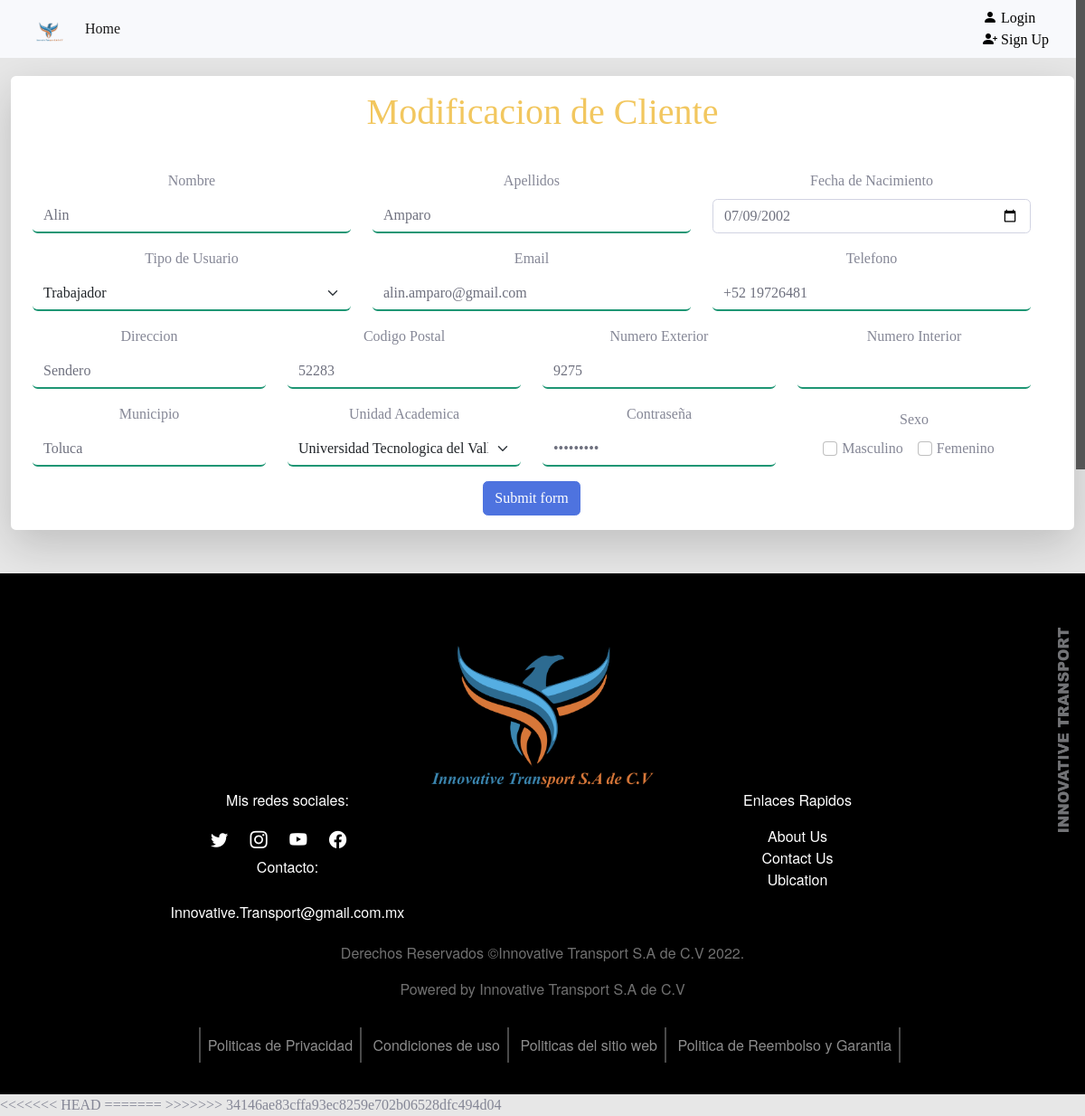
/admin/operaciones/modificar_cliente.php?operacion=15, run on the app's committed database.
### tables this page shows
CREATE TABLE `cliente` (
  `idCliente` int(11) NOT NULL,
  `nombre` varchar(50) DEFAULT NULL,
  `apellidos` varchar(50) DEFAULT NULL,
  `fechaNac` date DEFAULT NULL,
  `idTUsuario` int(11) DEFAULT NULL,
  `email` varchar(255) DEFAULT NULL,
  `telefono` varchar(14) DEFAULT NULL,
  `calle` varchar(100) DEFAULT NULL,
  `numExt` int(11) DEFAULT NULL,
  `numInt` int(11) DEFAULT NULL,
  `municipio` varchar(100) DEFAULT NULL,
  `codigoPostal` int(11) DEFAULT NULL,
  `idServicio` int(11) NOT NULL,
  `idEscuela` int(11) DEFAULT NULL,
  `Status` int(11) NOT NULL,
  `Sexo` char(12) NOT NULL,
  `password` varchar(100) NOT NULL,
  `dateCreacion` datetime DEFAULT NULL,
  `dateModificacion` datetime DEFAULT NULL,
  `dateEliminacion` datetime DEFAULT NULL,
  `img` varchar(255) DEFAULT NULL
);

### admin/operaciones/modificar_cliente.php (the view, shortened to what this page needs)
<?php
require_once './../../includes/header.php';
require '../../config/ConexionDB.php';
$querycliente = 'SELECT * FROM cliente WHERE idCliente =' . $_REQUEST['operacion'];
$cliente = mysqli_query($conexion, $querycliente);
$row_cliente = mysqli_fetch_assoc($cliente);
$queryTUsuario = "SELECT * FROM tipousuario ";
$TUsuario = mysqli_query($conexion, $queryTUsuario);
$queryEscuela = "SELECT * FROM escuelas";
$Escuelas = mysqli_query($conexion, $queryEscuela);
?>
<section class="modificar-boleto">
    <div class="container">
        <div class="row shadow-lg p-3 mb-5 bg-body rounded">
            <h1>Modificacion de Cliente</h1>
            <form class="row g-3 needs-validation" id="modificar-cliente" novalidate>
                <div class="col-md-4">
                    <label for="exampleInputEmail1" class="form-label">Nombre</label>
                    <input type="text" class="form-control" id="exampleInputPassword1" value="<?php echo $row_cliente['nombre']; ?>" name="nombre">
                </div>
                <div class="col-md-4">
                    <label for="exampleInputEmail1" class="form-label">Apellidos</label>
                    <input type="text" class="form-control" id="exampleInputPassword1" value="<?php echo $row_cliente['apellidos']; ?>" name="apellidos">
                </div>
                <div class="col-md-4">
                    <label for="exampleInputPassword1" class="form-label">Fecha de Nacimiento</label>
                    <input type="date" class="form-control" id="exampleInputPassword1" name="fechaNac" value="<?php echo $row_cliente['fechaNac'] ?>">
                </div>
                <div class="col-md-4">
                    <label for="exampleInputPassword1" class="form-label">Tipo de Usuario</label>
                    <select name="TUsuario"  class="form-select" aria-label="Default select example">
                        <?php while ($row_TUsuario = mysqli_fetch_assoc($TUsuario)) { ?>
                            <option value="<?php echo $row_TUsuario['idTUsuario'] ?>"><?php echo $row_TUsuario['nombreUsuario'] ?></option>
                        <?php } ?>
                    </select>
                </div>
                <div class="col-md-4">
                    <label for="exampleInputPassword1" class="form-label">Email</label>
                    <input type="text" class="form-control" id="exampleInputPassword1" name="email" value="<?php echo $row_cliente['email'] ?>">
                </div>
                <div class="col-md-4">
                    <label for="validationCustom04" class="form-label">Telefono</label>
                    <input type="text" class="form-control" id="exampleInputPassword1" name="phone" value="<?php echo $row_cliente['telefono'] ?>">
                </div>
                <div class="col-md-3">
                    <label for="validationCustom04" class="form-label">Direccion</label>
                    <input type="text" class="form-control" id="exampleInputPassword1" name="direccion" value="<?php echo $row_cliente['calle'] ?>">
                </div>
                <div class="col-md-3">
                    <label for="exampleInputPassword1" class="form-label">Codigo Postal</label>
                    <input name="cp" type="text" class="form-control" id="exampleInputPassword1" value="<?php echo $row_cliente['codigoPostal'] ?>">
                </div>
                <div class="col-md-3">
                    <label for="exampleInputPassword1" class="form-label">Numero Exterior</label>
                    <input name="numExt" type="text" class="form-control" id="exampleInputPassword1" value="<?php echo $row_cliente['numExt'] ?>">
                </div>
                <div class="col-md-3">
                    <label for="exampleInputPassword1" class="form-label">Numero Interior</label>
                    <input name="numInt" type="text" class="form-control" id="exampleInputPassword1" value="<?php echo $row_cliente['numInt'] ?>">
                </div>
                <div class="col-md-3">
                    <label for="exampleInputPassword1" class="form-label">Municipio</label>
                    <input name="municipio" type="text" class="form-control" id="exampleInputPassword1" value="<?php echo $row_cliente['municipio'] ?>">
                </div>
                <div class="col-md-3">
                    <label for="exampleInputPassword1" class="form-label">Unidad Academica</label>
                    <?php
                    if ($row_cliente['idEscuela'] == '' || $row_cliente['idEscuela'] == 0) { ?>
                        <input name="escuela" type="text" class="form-control" id="exampleInputPassword1" value="No perteneces a una escuela">
                    <?php } else {
                    ?>
                        <select name="escuela"  class="form-select" aria-label="Default select example">
                            <?php while ($row_Escuelas = mysqli_fetch_assoc($Escuelas)) { ?>
                                <option value="<?php echo $row_Escuelas['idEscuela'] ?>"><?php echo $row_Escuelas['Nombre'] ?></option>
                            <?php } ?>
                        </select>
                    <?php } ?>
                </div>
                <div class="col-md-3">
                    <label for="exampleInputPassword1" class="form-label">Contraseña</label>
                    <input name="password" type="password" class="form-control" id="exampleInputPassword1" value="<?php echo $row_cliente['password'] ?>">
                </div>
                <div class="col-md-3" style="display: flex; flex-wrap: wrap; flex-direction: column; align-items: stretch; justify-content: center; align-content: center;">
                    <label for="exampleInputPassword1" class="form-label">Sexo</label>
                    <div class="checkbox">
                        <div class="form-check form-check-inline">
                            <input class="form-check-input" type="checkbox" id="inlineCheckbox1" name="sexo" value="M">
                            <label class="form-check-label" for="inlineCheckbox1">Masculino</label>
                        </div>
                        <div class="form-check form-check-inline">
                            <input class="form-check-input" type="checkbox" id="inlineCheckbox2" name="sexo" value="F">
                            <label class="form-check-label" for="inlineCheckbox2">Femenino</label>
                        </div>
                    </div>
                </div>
                <div class="col-12">
                    <button class="btn btn-primary" type="submit">Submit form</button>
                </div>
            </form>
        </div>
    </div>
</section>
<?php include_once './../../includes/footer.php';

### assets/css/style.css (style rules this page uses)
:root { --color-default: #F2C75F; }
body { width: 100%; height: 100%; font-family: 'Times New Roman', Times, serif !important; font-weight: 300; color: #666; background-color: #e7e7e7; font-size: 16px; line-height: 1.6em; }
html { width: 100%; height: 100%; }
h1 { font-size: 38px; }
h1, h2, h3, h4, h5, h6 { margin: 0 0 30px; font-family: 'Times New Roman', Times, serif; font-weight: 400; color: #111; }
input[type="text"] { border: none; border-color: none; border-block-end: solid #1e9674 2px; transition: all 0.5s ease 0s; }
input[type="password"] { border: none; border-color: none; border-block-end: solid #1e9674 2px; transition: all 0.5s ease 0s; }
.form-select { border: none; border-color: none; border-block-end: solid #1e9674 2px; transition: all 0.5s ease 0s; }
.modificar-boleto { text-align: center; padding-top: 20px; }
.modificar-boleto h1 { color: var(--color-default); }

### admin/assets/css/style.css (style rules this page uses)
* { padding: 0px; margin: 0px; top: 0px; }

### data on the page
cliente: nombre "Alin", apellidos "Amparo", fechaNac "07/09/2002", email "alin.amparo@gmail.com", phone "+52 19726481", direccion "Sendero", cp "52283", numExt "9275", municipio "Toluca"

### other printed values
form field TUsuario "Trabajador"
form field escuela "Universidad Tecnologica del Valle de Toluca"
